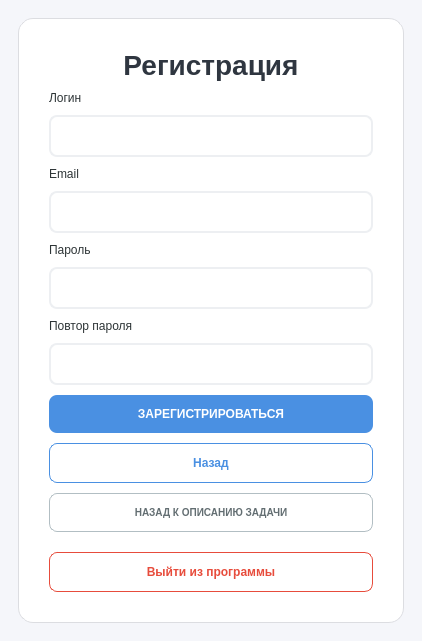
<?xml version="1.0" encoding="UTF-8"?>
<ui version="4.0">
 <class>RegForm</class>
 <widget class="QWidget" name="RegForm">
  <property name="windowTitle">
   <string>Регистрация</string>
  </property>
  <property name="styleSheet">
   <string notr="true">
    QWidget { background-color: #f5f6fa; font-family: 'Segoe UI', sans-serif; color: #2d3436; }
    QFrame#regContainer { background-color: white; border-radius: 15px; border: 1px solid #dcdde1; }
    
    QLabel { background-color: transparent; }
    
    QLineEdit { background-color: #ffffff; border: 2px solid #edeff2; border-radius: 8px; padding: 10px; font-size: 14px; min-width: 300px; }
    QLineEdit:focus { border-color: #4a90e2; }
    QLabel#label_title { font-size: 28px; font-weight: bold; color: #2f3640; background-color: transparent; }
    QPushButton { background-color: #4a90e2; color: white; border: none; border-radius: 8px; padding: 12px; font-weight: bold; }
    QPushButton:hover { background-color: #357abd; }
    QPushButton#btn_back { background-color: transparent; color: #4a90e2; border: 1px solid #4a90e2; }
    QPushButton#btn_exit { background-color: transparent; color: #e74c3c; border: 1px solid #e74c3c; margin-top: 10px; }
    QPushButton#btn_exit:hover { background-color: #fab1a0; }
    QPushButton#btn_backToAbout {
    background-color: transparent;
    color: #636e72;
    border: 1px solid #b2bec3;
    font-size: 10px;
}
QPushButton#btn_backToAbout:hover {
    background-color: #dfe6e9;
}
   </string>
  </property>
  <layout class="QGridLayout" name="mainGrid">
   <item row="1" column="1">
    <widget class="QFrame" name="regContainer">
     <layout class="QVBoxLayout" name="vbox">
      <property name="spacing">
       <number>10</number>
      </property>
      <property name="leftMargin">
       <number>30</number>
      </property>
      <property name="topMargin">
       <number>30</number>
      </property>
      <property name="rightMargin">
       <number>30</number>
      </property>
      <property name="bottomMargin">
       <number>30</number>
      </property>
      <item>
       <widget class="QLabel" name="label_title">
        <property name="text">
         <string>Регистрация</string>
        </property>
        <property name="alignment">
         <set>Qt::AlignCenter</set>
        </property>
       </widget>
      </item>
      <item>
       <widget class="QLabel" name="l1">
        <property name="text">
         <string>Логин</string>
        </property>
       </widget>
      </item>
      <item>
       <widget class="QLineEdit" name="lineEdit_login"/>
      </item>
      <item>
       <widget class="QLabel" name="l2">
        <property name="text">
         <string>Email</string>
        </property>
       </widget>
      </item>
      <item>
       <widget class="QLineEdit" name="lineEdit_email"/>
      </item>
      <item>
       <widget class="QLabel" name="l3">
        <property name="text">
         <string>Пароль</string>
        </property>
       </widget>
      </item>
      <item>
       <widget class="QLineEdit" name="lineEdit_password">
        <property name="echoMode">
         <enum>QLineEdit::Password</enum>
        </property>
       </widget>
      </item>
      <item>
       <widget class="QLabel" name="l4">
        <property name="text">
         <string>Повтор пароля</string>
        </property>
       </widget>
      </item>
      <item>
       <widget class="QLineEdit" name="lineEdit_password_repeat">
        <property name="echoMode">
         <enum>QLineEdit::Password</enum>
        </property>
       </widget>
      </item>
      <item>
       <widget class="QPushButton" name="btn_register">
        <property name="text">
         <string>ЗАРЕГИСТРИРОВАТЬСЯ</string>
        </property>
       </widget>
      </item>
      <item>
       <widget class="QPushButton" name="btn_back">
        <property name="text">
         <string>Назад</string>
        </property>
       </widget>
      </item>
      <item>
 <widget class="QPushButton" name="btn_backToAbout">
  <property name="text"><string>НАЗАД К ОПИСАНИЮ ЗАДАЧИ</string></property>
 </widget>
</item>
      <item>
       <widget class="QPushButton" name="btn_exit">
        <property name="text">
         <string>Выйти из программы</string>
        </property>
       </widget>
      </item>
     </layout>
    </widget>
   </item>
   <item row="0" column="1">
    <spacer name="vs1">
     <property name="orientation">
      <enum>Qt::Vertical</enum>
     </property>
    </spacer>
   </item>
   <item row="2" column="1">
    <spacer name="vs2">
     <property name="orientation">
      <enum>Qt::Vertical</enum>
     </property>
    </spacer>
   </item>
   <item row="1" column="0">
    <spacer name="hs1">
     <property name="orientation">
      <enum>Qt::Horizontal</enum>
     </property>
    </spacer>
   </item>
   <item row="1" column="2">
    <spacer name="hs2">
     <property name="orientation">
      <enum>Qt::Horizontal</enum>
     </property>
    </spacer>
   </item>
  </layout>
 </widget>
</ui>
